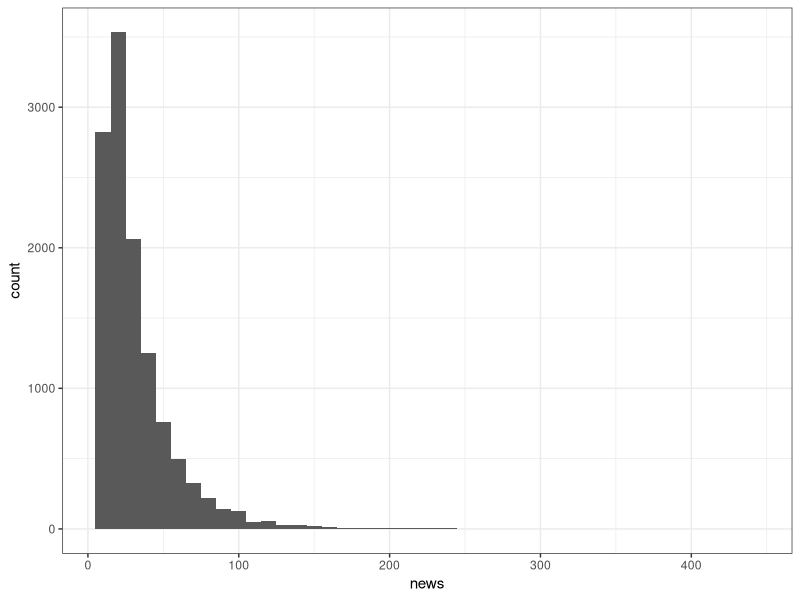
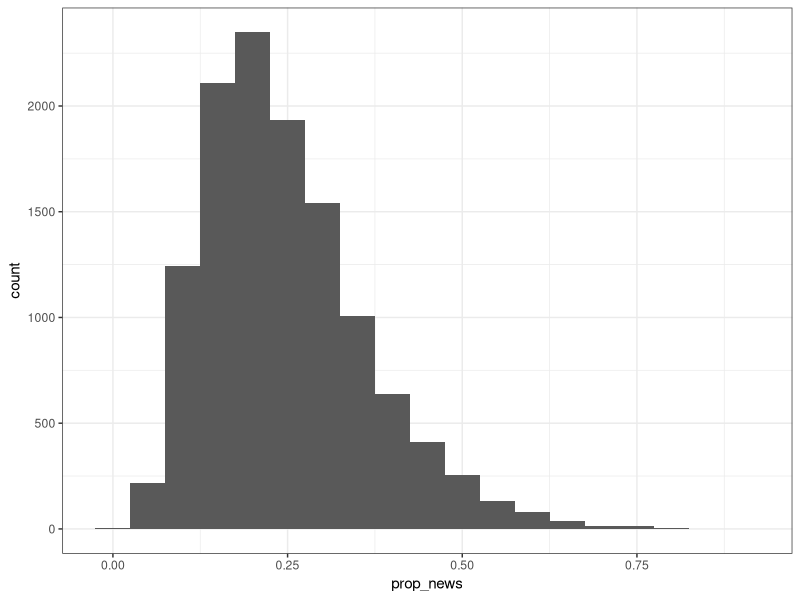

These charts were generated, in order, by the following R code: (Note: a time limit stopped this script after it produced the figures.)
## ---- chunk 1
library(tidyverse)
library(boot)
library(broom)
library(here)
theme_set(theme_bw())
## ---- chunk 2
lastfm = read_csv(here("data/experimento-lastfm.csv"), 
                  col_types = cols(.default = col_double(), 
                                   user = col_character()))

lastfm = select(lastfm, news, old) %>% 
    filter(complete.cases(lastfm)) %>% 
    mutate(artists = news + old, 
           prop_news = news / (news + old))

glimpse(lastfm)
## ---- chunk 3
lastfm %>% ggplot(aes(news)) + geom_histogram(binwidth = 10)
lastfm %>% ggplot(aes(prop_news)) + geom_histogram(binwidth = .05)
## ---- chunk 4
theta_propnews = mean(lastfm$prop_news)

s = function(d, i){
    mean(d[i])
}

onerun = function(dado, n, method = "basic") {
    amostra = sample(dado, n)
    
    booted <- boot(data = amostra,
                   statistic = s,
                   R = 1000)
    
    ci = tidy(
        booted,
        conf.level = .95,
        conf.method = method,
        conf.int = TRUE
    )
    
    ci %>%
        mutate(type = method)
}

simula_amostragens = function(dado, sample_size, theta, method = "basic", experiments = 2000){
  cis = tibble(experimento = 1:experiments) %>% 
      mutate(resultado = map(experimento, ~ onerun(dado, sample_size, method))) %>% 
      unnest(resultado)
  
  cis %>% 
      mutate(inclui = theta >= conf.low & theta <= conf.high) 
}

## ---- chunk 5
set.seed(123)
SIMULACOES = 10000
## ---- chunk 6
# Demora para rodar
ics_prop = simula_amostragens(lastfm$prop_news, 80, theta_propnews, experiments = SIMULACOES)
## ---- chunk 7
ics_prop %>% 
    ggplot(aes(x = statistic)) + 
    geom_histogram(bins = 20)
## ---- chunk 8
ics_prop %>% 
      summarise(cobertura = sum(inclui / n())) %>% 
      pull(cobertura)
## ---- chunk 9
theta_artists = mean(lastfm$news)
ics_artists = simula_amostragens(lastfm$news, 50, theta_artists, experiments = SIMULACOES)
## ---- chunk 10
ics_artists %>% 
    ggplot(aes(x = statistic)) +  
    geom_histogram(bins = 20, 
                   fill = "aquamarine3")
## ---- chunk 11
ics_artists %>% 
      summarise(cobertura = sum(inclui / n())) %>% 
      pull(cobertura)
## ---- chunk 12
ics_artists_bca = simula_amostragens(lastfm$news,
                                     50,
                                     theta_artists,
                                     method = "bca",
                                     experiments = SIMULACOES)
## ---- chunk 13
ics_artists_bca %>% 
      summarise(cobertura = sum(inclui / n())) %>% 
      pull(cobertura)
## ---- chunk 14
# populacao = rexp(1e6)
# 
# ics_artists_bca = simula_amostragens(populacao, 30, 1, method = "bca", experiments = 1000)
# 
# ics_artists_bca %>% 
#       summarise(cobertura = sum(inclui / n())) %>% 
#       pull(cobertura)
## ---- chunk 15
# populacao = rexp(1e6)
# 
# ics_artists_basic = simula_amostragens(populacao, 30, 1, method = "basic", experiments = 1000)
# 
# ics_artists_basic %>% 
#       summarise(cobertura = sum(inclui / n())) %>% 
#       pull(cobertura)
